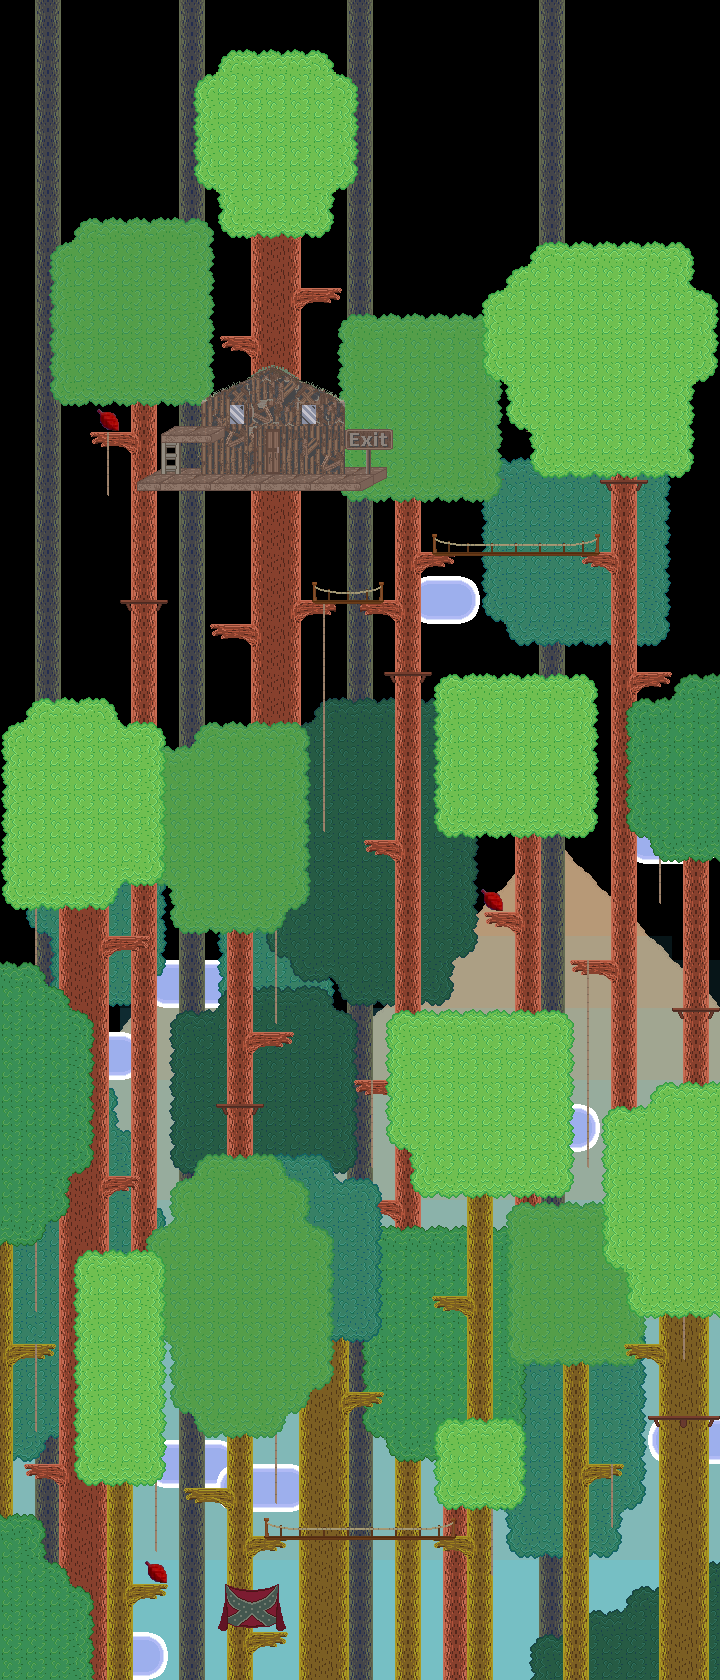

This game map was drawn from its Tiled (.tmx) file and the tilesets committed beside it. A one-line description and the trimmed map source follow:
An orthogonal 30x70 tile map with 24x24 px tiles, 13 tile layers (mountains, mountains shades, clouds, clouds overlap, ...) and 49 objects (13x climbable, door, entrance).

<map version="1.0" orientation="orthogonal" width="30" height="70" tilewidth="24" tileheight="24">
 <properties>
  <property name="blue" value="247" />
  <property name="green" value="216" />
  <property name="offset" value="56" />
  <property name="red" value="74" />
  <property name="title" value="Treeline" />
 </properties>
 <tileset firstgid="1" name="village-forest-treeline" tilewidth="24" tileheight="24">
  <image source="village-forest-treeline.png" width="288" height="288" />
 </tileset>
 <layer name="mountains" width="30" height="70">
  <properties>
   <property name="parallax" value="0.5" />
  </properties>
  <data>[2100 cells, 881 non-empty, 2 distinct tile ids]</data>
 </layer>
 <layer name="mountains shades" width="30" height="70">
  <properties>
   <property name="parallax" value="0.5" />
  </properties>
  <data>[2100 cells, 871 non-empty, 6 distinct tile ids]</data>
 </layer>
 <layer name="clouds" width="30" height="70">
  <properties>
   <property name="parallax" value="0.60" />
  </properties>
  <data>[2100 cells, 60 non-empty, 2 distinct tile ids]</data>
 </layer>
 <layer name="clouds overlap" width="30" height="70">
  <properties>
   <property name="parallax" value="0.65" />
  </properties>
  <data>[2100 cells, 8 non-empty, 2 distinct tile ids]</data>
 </layer>
 <layer name="background" width="30" height="70">
  <properties>
   <property name="parallax" value="0.7" />
  </properties>
  <data>[2100 cells, 589 non-empty, 4 distinct tile ids]</data>
 </layer>
 <layer name="Leaves -1" width="30" height="70">
  <properties>
   <property name="parallax" value="0.9" />
  </properties>
  <data>[2100 cells, 484 non-empty, 7 distinct tile ids]</data>
 </layer>
 <layer name="Trees 1" width="30" height="70">
  <data>[2100 cells, 704 non-empty, 18 distinct tile ids]</data>
 </layer>
 <layer name="Trees 2" width="30" height="70">
  <data>[2100 cells, 4 non-empty, 4 distinct tile ids]</data>
 </layer>
 <layer name="rope" width="30" height="70">
  <data>[2100 cells, 76 non-empty, 4 distinct tile ids]</data>
 </layer>
 <layer name="Leaves 1" width="30" height="70">
  <data>[2100 cells, 388 non-empty, 21 distinct tile ids]</data>
 </layer>
 <layer name="Leaves 2" width="30" height="70">
  <data>[2100 cells, 303 non-empty, 12 distinct tile ids]</data>
 </layer>
 <layer name="Leaves 3" width="30" height="70">
  <data>[2100 cells, 259 non-empty, 80 distinct tile ids]</data>
 </layer>
 <layer name="Leaves 4" width="30" height="70">
  <data>[2100 cells, 115 non-empty, 17 distinct tile ids]</data>
 </layer>
 <objectgroup name="platform" width="30" height="70">
  <object x="240" y="1536" width="240" height="24" />
  <object x="120" y="1584" width="48" height="24" />
  <object x="240" y="1632" width="48" height="24" />
  <object x="168" y="1488" width="72" height="24" />
  <object x="336" y="1392" width="48" height="24" />
  <object x="576" y="1464" width="48" height="24" />
  <object x="624" y="1344" width="48" height="24" />
  <object x="648" y="1416" width="73" height="21" />
  <object x="432" y="1296" width="48" height="24" />
  <object x="0" y="1344" width="72" height="24" />
  <object x="216" y="1104" width="48" height="24" />
  <object x="240" y="1032" width="72" height="24" />
  <object x="552" y="960" width="72" height="24" />
  <object x="480" y="912" width="48" height="24" />
  <object x="360" y="840" width="48" height="24" />
  <object x="96" y="936" width="72" height="24" />
  <object x="672" y="1008" width="48" height="24" />
  <object x="624" y="672" width="48" height="24" />
  <object x="384" y="672" width="48" height="24" />
  <object x="192" y="624" width="72" height="24" />
  <object x="120" y="600" width="48" height="24" />
  <object x="408" y="552" width="216" height="24" />
  <object x="72" y="432" width="72" height="24" />
  <object x="216" y="336" width="48" height="24" />
  <object x="288" y="288" width="72" height="24" />
  <object x="600" y="480" width="48" height="24" />
  <object x="120" y="480" width="264" height="24" />
  <object x="168" y="432" width="48" height="24" />
  <object x="201" y="403">
   <polygon points="0,0 72,-38 145,-1" />
  </object>
  <object x="96" y="1176" width="48" height="24" />
  <object x="24" y="1464" width="48" height="24" />
  <object x="288" y="600" width="120" height="24" />
  <object x="360" y="1200" width="48" height="24" />
  <object x="336" y="1080" width="72" height="24" />
 </objectgroup>
 <objectgroup name="wall" width="30" height="70" />
 <objectgroup name="nodes" width="30" height="70">
  <object type="door" x="264" y="1584" width="24" height="48">
   <properties>
    <property name="level" value="village-forest" />
    <property name="reenter" value="true" />
   </properties>
  </object>
  <object type="entrance" x="249" y="1582" width="45" height="49" />
  <object type="climbable" x="264" y="1416" width="24" height="96" />
  <object type="climbable" x="144" y="1464" width="24" height="96" />
  <object type="climbable" x="24" y="1344" width="24" height="96" />
  <object type="climbable" x="672" y="1296" width="24" height="72" />
  <object type="climbable" x="600" y="1464" width="24" height="72" />
  <object type="climbable" x="24" y="888" width="24" height="432" />
  <object type="climbable" x="648" y="840" width="24" height="72" />
  <object type="climbable" x="96" y="432" width="24" height="72" />
  <object type="climbable" x="162" y="427" width="15" height="48" />
  <object type="climbable" x="312" y="600" width="24" height="240" />
  <object type="climbable" x="264" y="912" width="24" height="120" />
  <object type="climbable" x="360" y="1080" width="24" height="96" />
  <object type="climbable" x="576" y="960" width="24" height="216" />
 </objectgroup>
</map>